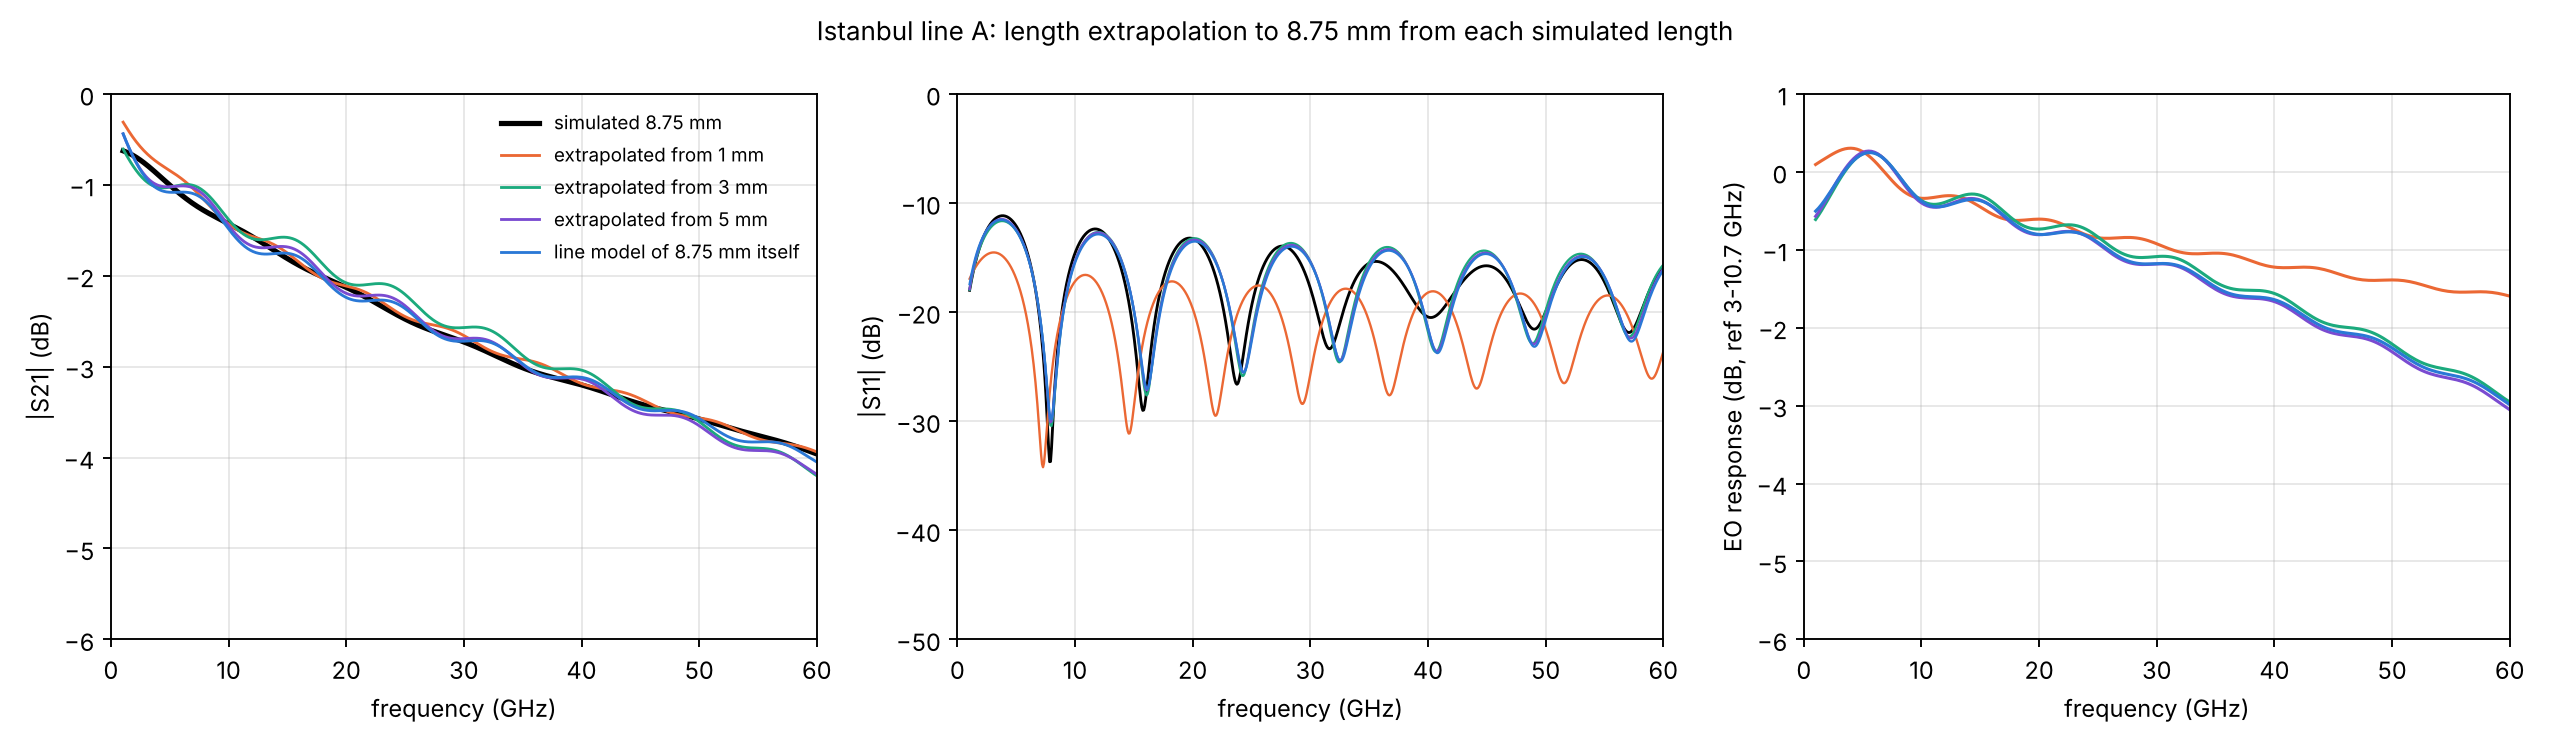

The Python source for this figure:
"""How good is the GUI's length extrapolation? Istanbul line A (ports 1 near, 2 far of the 4-port; line B ports in 50 ohm).
Extract alpha, n_m, Zc (extract_line_fit, the GUI's extraction) from each simulated length (1, 3, 5, 8.75 mm) and
extrapolate to 8.75 mm with the uniform-line formula. Compare with:
  - the simulated 8.75 mm S21, S11 (ISTANBUL_SW_8p75mm.s4p, fine mesh family as the 1 mm run);
  - the EO response (50/50 ohm, n_g 2.27, normalised to 3-10.7 GHz) of the line model extracted from the 8.75 mm run
    itself (no length extrapolation). The run (a) gap fields are NOT usable as reference: run (a) is a different structure
    (n_m 2.23 at 30 GHz against 2.11 for these SW files).
Note: 3 and 5 mm are the coarse mesh/port family (four_lengths_results.md), 1 and 8.75 mm the fine one."""
import os, sys, tempfile
HERE = os.path.dirname(os.path.abspath(__file__)); sys.path.insert(0, os.path.abspath(os.path.join(HERE, "../../../..")))
import numpy as np, skrf as rf, matplotlib
matplotlib.use("Agg"); import matplotlib.pyplot as plt
from mzm_interconnect.extractor import extract_line_fit
from mzm_interconnect.physics import eo_transfer, C0
FILES = {1.0: "ISTANBUL_SW_1p00mm.s4p", 3.0: "TEST0_XTALK_SW__3p00mm.s4p", 5.0: "TEST0_XTALK_SW_5mm.s4p", 8.75: "ISTANBUL_SW_8p75mm.s4p"}
LT, ZR = 8.75, 50.0
tmp = tempfile.mkdtemp()
def two_port(L):
    n = rf.Network(os.path.join(HERE, FILES[L])).subnetwork([0, 1]); p = os.path.join(tmp, f"A_{int(L*100)}"); n.write_touchstone(p); return n, p + ".s2p"
def line_s(fit, f, L):
    g = fit.alpha_dB_cm(f) * 100 / 8.686 + 1j * 2 * np.pi * f * 1e9 * fit.nm(f) / C0; zc = fit.Zc(f); gl = g * L * 1e-3
    den = 2 * zc * ZR * np.cosh(gl) + (zc ** 2 + ZR ** 2) * np.sinh(gl)
    return (zc ** 2 - ZR ** 2) * np.sinh(gl) / den, 2 * zc * ZR / den
dB = lambda x: 20 * np.log10(abs(x))
ref_net, _ = two_port(LT); fs = ref_net.f / 1e9; k = (fs >= 1) & (fs <= 60); fs = fs[k]
S21_true, S11_true = dB(ref_net.s[k, 1, 0]), dB(ref_net.s[k, 0, 0])
fe = np.arange(1.0, 60.01, 0.25); REF = (fe >= 3) & (fe <= 10.7)
ph_true = np.unwrap(np.angle(ref_net.s[k, 1, 0]))
_, p_ = two_port(LT); f_ = extract_line_fit(p_, LT)
H_, _ = eo_transfer(fe, f_.alpha_dB_cm(fe), f_.nm(fe), f_.Zc(fe), LT * 1e-3, 2.27, 50.0, 50.0); eo_true = 20 * np.log10(abs(H_) / np.mean(abs(H_[REF])))
res = {}
print("from L | |S21| err 30/60 GHz (dB) | |S21| rms | S21 phase err 30/60 (deg) | |S11| rms (dB) | EO err 30/60 vs 8.75 own model | -3 dB bw | alpha@30 dB/cm n_m@30 ReZc@30")
for L in FILES:
    _, path = two_port(L); fit = extract_line_fit(path, L)
    s11, s21 = line_s(fit, fs, LT)
    H, _ = eo_transfer(fe, fit.alpha_dB_cm(fe), fit.nm(fe), fit.Zc(fe), LT * 1e-3, 2.27, 50.0, 50.0)
    eo = 20 * np.log10(abs(H) / np.mean(abs(H[REF])))
    d21, d11, de = dB(s21) - S21_true, dB(s11) - S11_true, eo - eo_true
    dph = np.degrees(np.unwrap(np.angle(s21)) - ph_true); dph -= 360 * np.round(dph[0] / 360)
    c3 = np.where(eo < -3)[0]; bw = f"{fe[c3[0]]:.1f}" if len(c3) else "> 60"
    res[L] = (dB(s21), dB(s11), eo)
    i30, i60 = np.argmin(abs(fs - 30)), np.argmin(abs(fs - 60)); j30, j60 = np.argmin(abs(fe - 30)), np.argmin(abs(fe - 60))
    a30 = fit.alpha_dB_cm(np.array([30.0]))[0]; n30 = fit.nm(np.array([30.0]))[0]; z30 = fit.Zc(np.array([30.0]))[0].real
    print(f"{L:5.2f}  | {d21[i30]:+.2f} {d21[i60]:+.2f} | {np.sqrt(np.mean(d21**2)):.2f} | {dph[i30]:+.0f} {dph[i60]:+.0f} | {np.sqrt(np.mean(d11**2)):.1f} | "
          f"{de[j30]:+.2f} {de[j60]:+.2f} | {bw} | {a30:.3f} {n30:.4f} {z30:.1f}")
C = {1.0: "#eb6834", 3.0: "#1baa7d", 5.0: "#7a4bd1", 8.75: "#2a78d6"}
fig, ax = plt.subplots(1, 3, figsize=(15, 4.4))
ax[0].plot(fs, S21_true, "k", lw=2.2, label="simulated 8.75 mm"); ax[1].plot(fs, S11_true, "k", lw=1.2, label="simulated 8.75 mm")

for L, (a, b, c) in res.items():
    lab = f"extrapolated from {L:g} mm" if L != LT else "line model of 8.75 mm itself"
    ax[0].plot(fs, a, color=C[L], lw=1.2, label=lab); ax[1].plot(fs, b, color=C[L], lw=1.0, label=lab); ax[2].plot(fe, c, color=C[L], lw=1.3, label=lab)
ax[0].set_ylim(-6, 0); ax[1].set_ylim(-50, 0); ax[2].set_ylim(-6, 1)
for a_, t in zip(ax, ("|S21| (dB)", "|S11| (dB)", "EO response (dB, ref 3-10.7 GHz)")):
    a_.set_xlim(0, 60); a_.set_xlabel("frequency (GHz)"); a_.set_ylabel(t); a_.grid(alpha=0.3)
ax[0].legend(frameon=False, fontsize=8); fig.suptitle("Istanbul line A: length extrapolation to 8.75 mm from each simulated length", fontsize=11)
fig.tight_layout(); fig.savefig(os.path.join(HERE, "length_extrapolation_check.png"), dpi=170)
